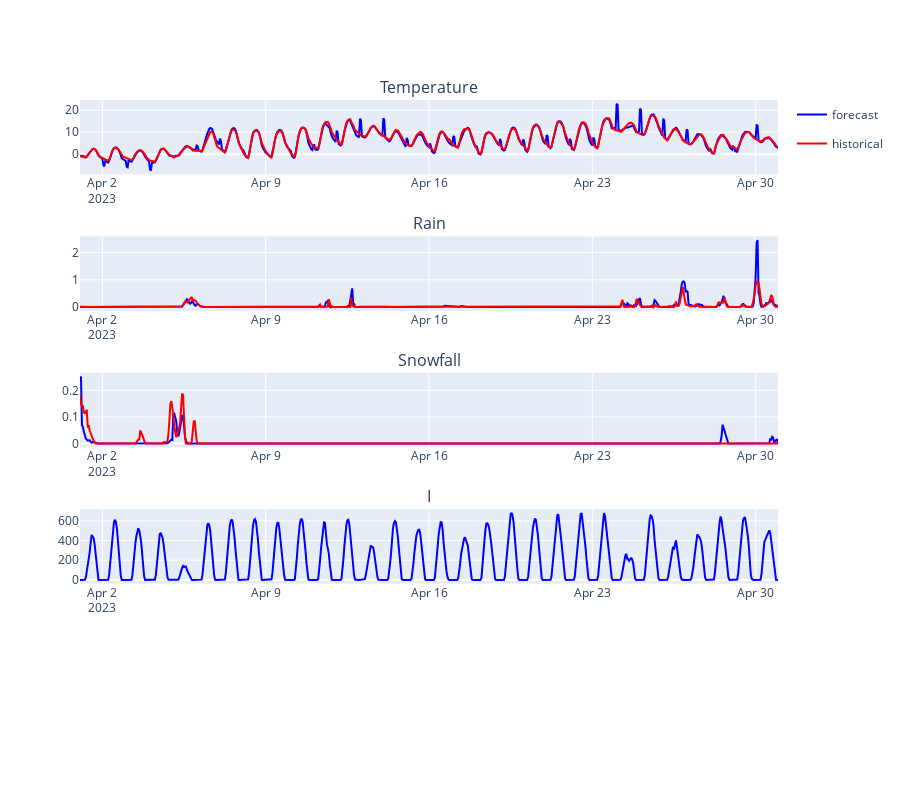

Notebook cell for this chart:
### Code cell
viz_weather_for_month(df_insp_p, 2023, 4)

### Figure 1 — Plotly figure (JSON) as saved in the notebook; plotly's stock layout.template omitted (floating-point values rounded to 4 significant figures; data arrays with more than 128 entries replaced by an {"elided": "..."} marker saying what was removed)
{"data": [{"legendgroup": "1", "marker": {"color": "blue"}, "name": "forecast", "type": "scatter", "x": {"elided": "719 str values"}, "xaxis": "x", "y": {"elided": "719 float values"}, "yaxis": "y"}, {"legendgroup": "2", "marker": {"color": "red"}, "name": "historical", "type": "scatter", "x": {"elided": "719 str values"}, "xaxis": "x", "y": {"elided": "719 float values"}, "yaxis": "y"}, {"legendgroup": "1", "marker": {"color": "blue"}, "name": "forecast", "showlegend": false, "type": "scatter", "x": {"elided": "719 str values"}, "xaxis": "x2", "y": {"elided": "719 float values"}, "yaxis": "y2"}, {"legendgroup": "2", "marker": {"color": "red"}, "name": "historical", "showlegend": false, "type": "scatter", "x": {"elided": "719 str values"}, "xaxis": "x2", "y": {"elided": "719 float values"}, "yaxis": "y2"}, {"legendgroup": "1", "marker": {"color": "blue"}, "name": "forecast", "showlegend": false, "type": "scatter", "x": {"elided": "719 str values"}, "xaxis": "x3", "y": {"elided": "719 float values"}, "yaxis": "y3"}, {"legendgroup": "2", "marker": {"color": "red"}, "name": "historical", "showlegend": false, "type": "scatter", "x": {"elided": "719 str values"}, "xaxis": "x3", "y": {"elided": "719 float values"}, "yaxis": "y3"}, {"legendgroup": "1", "marker": {"color": "blue"}, "name": "forecast", "showlegend": false, "type": "scatter", "x": {"elided": "719 str values"}, "xaxis": "x4", "y": {"elided": "719 float values"}, "yaxis": "y4"}], "layout": {"annotations": [{"font": {"size": 16}, "showarrow": false, "text": "Temperature", "x": 0.5, "xanchor": "center", "xref": "paper", "y": 1, "yanchor": "bottom", "yref": "paper"}, {"font": {"size": 16}, "showarrow": false, "text": "Rain", "x": 0.5, "xanchor": "center", "xref": "paper", "y": 0.78, "yanchor": "bottom", "yref": "paper"}, {"font": {"size": 16}, "showarrow": false, "text": "Snowfall", "x": 0.5, "xanchor": "center", "xref": "paper", "y": 0.56, "yanchor": "bottom", "yref": "paper"}, {"font": {"size": 16}, "showarrow": false, "text": "I", "x": 0.5, "xanchor": "center", "xref": "paper", "y": 0.34, "yanchor": "bottom", "yref": "paper"}], "height": 800, "xaxis": {"anchor": "y", "domain": [0, 1]}, "xaxis2": {"anchor": "y2", "domain": [0, 1]}, "xaxis3": {"anchor": "y3", "domain": [0, 1]}, "xaxis4": {"anchor": "y4", "domain": [0, 1]}, "xaxis5": {"anchor": "y5", "domain": [0, 1]}, "yaxis": {"anchor": "x", "domain": [0.88, 1]}, "yaxis2": {"anchor": "x2", "domain": [0.66, 0.78]}, "yaxis3": {"anchor": "x3", "domain": [0.44, 0.56]}, "yaxis4": {"anchor": "x4", "domain": [0.22, 0.34]}, "yaxis5": {"anchor": "x5", "domain": [0, 0.12]}}}
